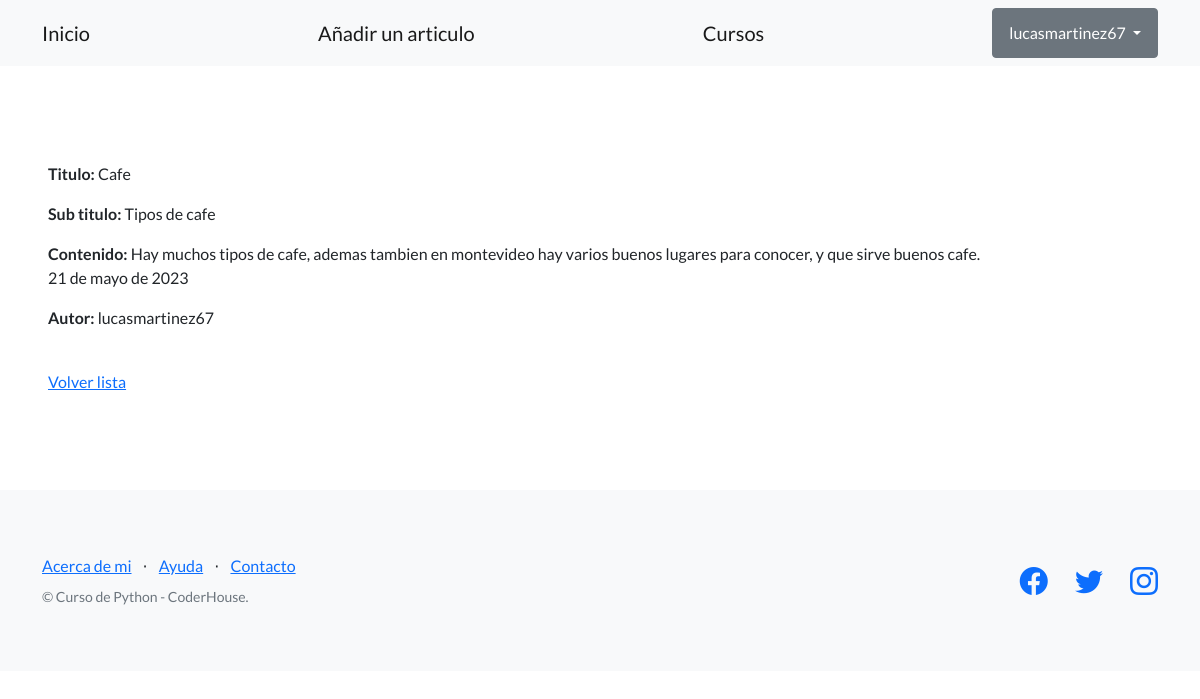
The page /pages/articulos/1/ (signed in) on the database its author committed.
### AppBlog/models.py (models this page shows, shortened)
class Articulo(models.Model):
    autor = models.ForeignKey(User, on_delete=models.SET_NULL, null=True)
    titulo = models.CharField(max_length=256)
    sub_titulo = models.CharField(max_length=256)
    fecha = models.DateField()
    contenido = models.TextField()

### AppBlog/views.py (the view)
# urls.py: path('articulos/<int:pk>/', views.ArticuloDetailView.as_view(), name="ver_articulo"),
class ArticuloDetailView(DetailView):
    model = Articulo
    success_url = reverse_lazy('articulo_list')

### AppBlog/templates/AppBlog/articulo_detail.html
{% extends "AppBlog/base.html" %}
{% block contenido %}
<p>
  <strong>Titulo:</strong> {{object.titulo}}
</p>
<p>
  <strong>Sub titulo:</strong> {{object.sub_titulo}}
</p>
<p>
  <section style="padding:rem 1rem;">
  <strong>Contenido:</strong> {{object.contenido}}
  </section>
  {{object.fecha}}
</p>
<p>
  <strong>Autor:</strong> {{object.autor}}
</p>
<br>
<a href="{% url 'articulo_list' %}">Volver lista</a>
{% endblock contenido %}

### AppBlog/templates/AppBlog/base.html (shortened to what this page needs)
{% load static %}
<!DOCTYPE html>
<html lang="en">
    <head>
        <link href="https://cdn.jsdelivr.net/npm/bootstrap-icons@1.5.0/font/bootstrap-icons.css" rel="stylesheet" type="text/css" />
        <link href="{%static 'css/styles.css' %}" rel="stylesheet" />
    </head>
    <body>
        <nav class="navbar navbar-light bg-light static-top">
            <div class="container">
                <a class="navbar-brand" href="{% url 'inicio' %}">Inicio</a>
                <a class="navbar-brand" href="{% url 'articulo_list' %}">Añadir un articulo</a>
                <a class="navbar-brand" href="">Cursos</a>
                {% if user.is_authenticated %}
                <div class="dropdown">
                    <button class="btn btn-secondary dropdown-toggle" type="button" id="dropdownMenuButton1" data-bs-toggle="dropdown" aria-expanded="false">
                        <div style="display: inline-flex;">
                            <span>{{ user.username }}</span>
                        </div>
                    </button>
                    </div>
                </div>
                {% else %}
                <a class="btn btn-primary" href="{% url 'login' %}">Iniciar sesión</a>
                <a class="btn btn-success" href="{% url 'registro' %}">Crear cuenta</a>
                {% endif %}
         </nav>
        <section style="padding:6rem 3rem;">
        {% block contenido%}
        {% endblock contenido %}
        </section>
        <footer class="footer bg-light">
            <div class="container">
                <div class="row">
                    <div class="col-lg-6 h-100 text-center text-lg-start my-auto">
                        <ul class="list-inline mb-2">
                            <li class="list-inline-item"><a href="{% url 'sobre_mi' %}">Acerca de mi</a></li>
                            <li class="list-inline-item">⋅</li>
                            <li class="list-inline-item"><a href="#!">Ayuda</a></li>
                            <li class="list-inline-item">⋅</li>
                            <li class="list-inline-item"><a href="#!">Contacto</a></li>
                        </ul>
                        <p class="text-muted small mb-4 mb-lg-0">&copy; Curso de Python - CoderHouse.</p>
                    </div>
                    <div class="col-lg-6 h-100 text-center text-lg-end my-auto">
                        <ul class="list-inline mb-0">
                            <li class="list-inline-item me-4">
                                <a href="#!"><i class="bi-facebook fs-3"></i></a>
                            </li>
                            <li class="list-inline-item me-4">
                                <a href="#!"><i class="bi-twitter fs-3"></i></a>
                            </li>
                            <li class="list-inline-item">
                                <a href=""><i class="bi-instagram fs-3"></i></a>
                            </li>
                        </ul>
                    </div>
                </div>
            </div>
        </footer>
    </body>
</html>

### rows shown on the page
Articulo: titulo "Cafe", sub_titulo "Tipos de cafe", contenido "Hay muchos tipos de cafe, ademas tambien en montevideo hay varios buenos lugares para conocer, y que sirve buenos cafe.", fecha "21 de mayo de 2023", autor "lucasmartinez67"

### other values the page prints
{{ user.username }} "lucasmartinez67"
